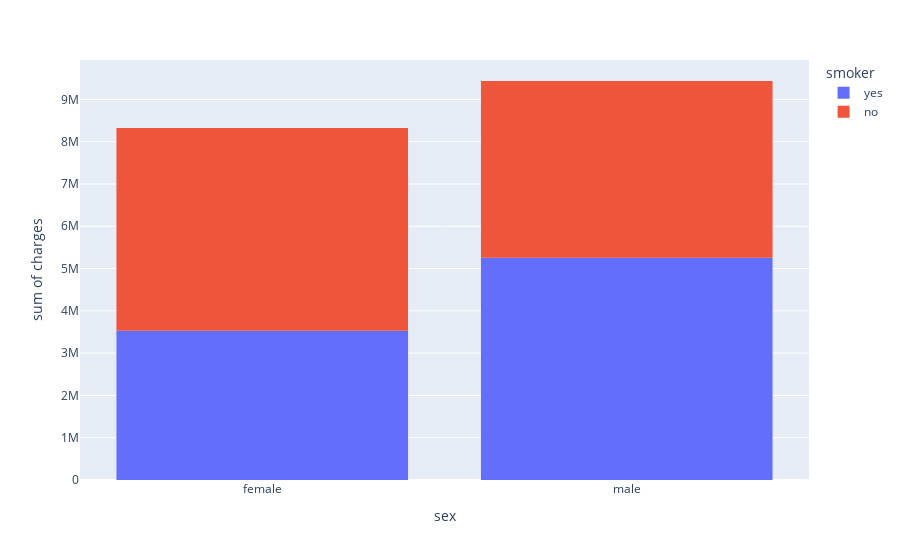

Notebook source saved alongside this figure:
### Markdown cell above
There are more male smokers than female smoker

### Code cell
fig=px.histogram(medical_df,x='sex',y='charges', color='smoker')
fig.show()

### Figure 1 — Plotly figure (JSON) as saved in the notebook; plotly's stock layout.template omitted (floating-point values rounded to 4 significant figures; data arrays with more than 128 entries replaced by an {"elided": "..."} marker saying what was removed)
{"data": [{"alignmentgroup": "True", "bingroup": "x", "histfunc": "sum", "hovertemplate": "smoker=yes<br>sex=%{x}<br>sum of charges=%{y}<extra></extra>", "legendgroup": "yes", "marker": {"color": "#636efa", "pattern": {"shape": ""}}, "name": "yes", "offsetgroup": "yes", "orientation": "v", "showlegend": true, "type": "histogram", "x": {"elided": "274 str values"}, "xaxis": "x", "y": {"elided": "274 float values"}, "yaxis": "y"}, {"alignmentgroup": "True", "bingroup": "x", "histfunc": "sum", "hovertemplate": "smoker=no<br>sex=%{x}<br>sum of charges=%{y}<extra></extra>", "legendgroup": "no", "marker": {"color": "#EF553B", "pattern": {"shape": ""}}, "name": "no", "offsetgroup": "no", "orientation": "v", "showlegend": true, "type": "histogram", "x": {"elided": "1064 str values"}, "xaxis": "x", "y": {"elided": "1064 float values"}, "yaxis": "y"}], "layout": {"barmode": "relative", "legend": {"title": {"text": "smoker"}, "tracegroupgap": 0}, "margin": {"t": 60}, "xaxis": {"anchor": "y", "domain": [0, 1], "title": {"text": "sex"}}, "yaxis": {"anchor": "x", "domain": [0, 1], "title": {"text": "sum of charges"}}}}
